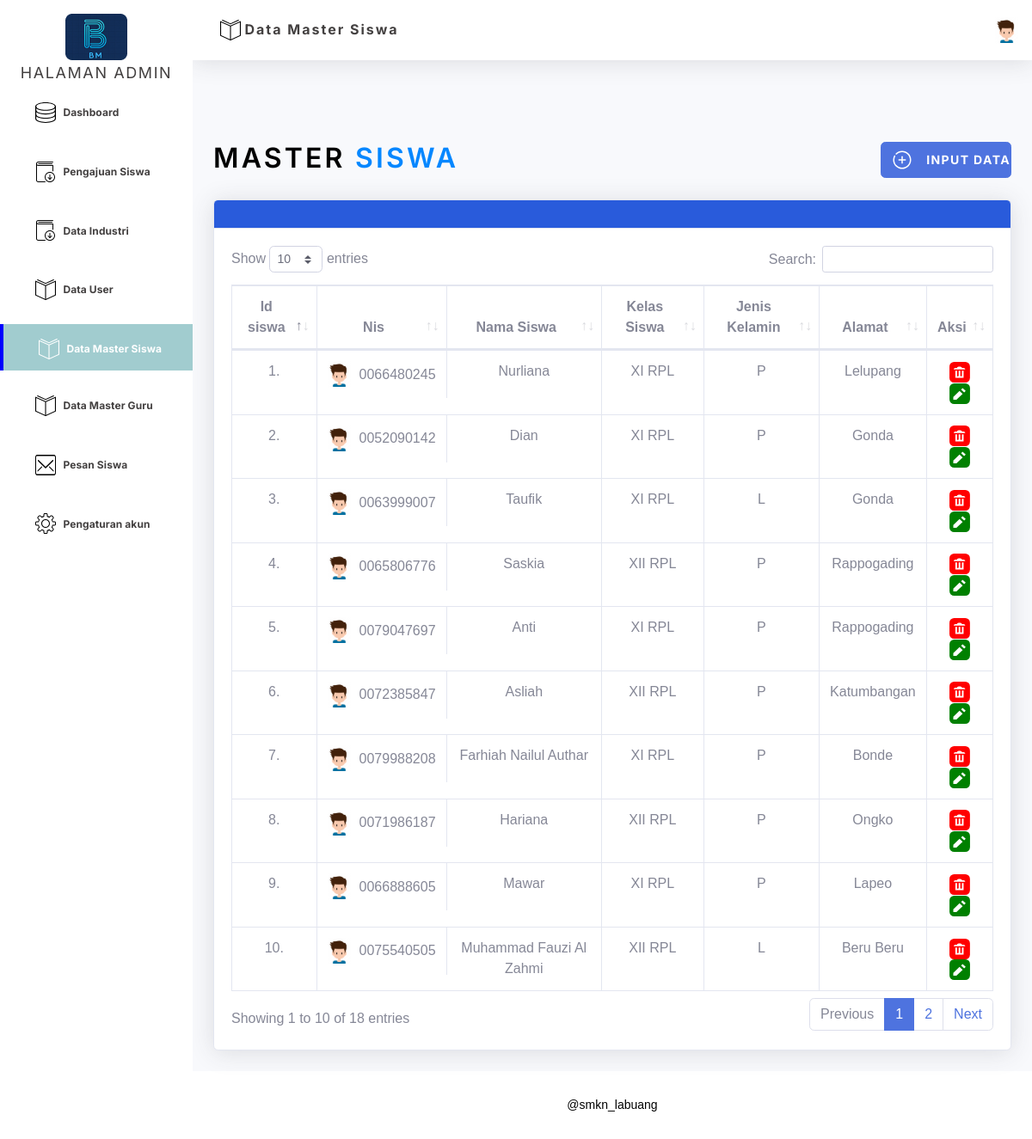
The app's page /halaman_admin/datamastersiswa.php with its own data.
### tables this page shows
CREATE TABLE `tb_siswa` (
  `Id_siswaa` int NOT NULL,
  `Nis` varchar(15) NOT NULL,
  `Nama_siswa` varchar(50) NOT NULL,
  `Kelas_siswa` varchar(50) NOT NULL,
  `Jenis_kelamin` varchar(15) NOT NULL,
  `Foto_siswa` varchar(50) NOT NULL,
  `Alamat` varchar(150) NOT NULL
);

### halaman_admin/datamastersiswa.php (the view, shortened to what this page needs)
<?php
    include 'koneksi.php';
    $query = "SELECT * FROM tb_siswa;";
    $sql = mysqli_query($conn, $query);
    $no = 0;
?>
<!DOCTYPE html>
<html lang="en">
<head>
    <link href="vendor/fontawesome-free/css/all.min.css" rel="stylesheet" type="text/css">
    <link href="css/mastersiswa.css?v1" rel="stylesheet">
    <link href="vendor/datatables/dataTables.bootstrap4.min.css" rel="stylesheet">
</head>
<body id="page-top">
    <div id="wrapper">
        <ul class="navbar-nav bg-gradient-primary sidebar sidebar-dark accordion" id="accordionSidebar">
            <a class="sidebar-brand d-flex align-items-center justify-content-center" href="0index.php">
                <div class="sidebar-brand-icon rotate-n-" style="color: #000;">
                    <i href="0index.php"> <img src="img/Screenshot (7).png" alt=""></i>
                </div>
                <div class="sidebar-brand-text mx-1 mt-1" href="0index.php">HALAMAN ADMIN</div>
            </a>
            <li class="nav-item active">
            <li class="nav-item active">
                <a class="nav-link" href="dashboard.php" aria-label="Dashboard">
                    <span>Dashboard</span>
                </a>
            </li>
            <li class="nav-item">
                <a class="nav-link" href="pengajuansiswa.php"  href="3Pengajuan siswa.html">
                    <span>Pengajuan Siswa</span>
                </a>
            </li>
                <li class="nav-item">
                    <a class="nav-link collapsed" href="dataindustri.php">
                        <span>Data Industri</span>
                    </a>
                </li>
                <li class="nav-item">
                <a class="nav-link" href="user.php">
                    <span>Data User</span>
                </a>
            </li>
            <li class="nav-item">
                <a class="nav-link active" href="datamastersiswa.php">
                    <span>Data Master Siswa</span>
                </a>
            </li>
            <li class="nav-item">
                <a class="nav-link collapsed" href="datamasterguru.php ">
                    <span>Data Master Guru</span>
            </a>
            </li>
            <li class="nav-item">
                <a class="nav-link" href="pesan.php">
                    <span>Pesan Siswa</span></a>
            </li>
            <li class="nav-item">
                <a class="nav-link" href="6Pengaturan.php">
                    <span>Pengaturan akun</span></a>
            </li>
            <div class="text-center d-none d-md-inline">
                <button class="rounded-circle border-0" id="sidebarToggle"></button>
            </div>
        </ul>
        <div id="content-wrapper" class="d-flex flex-column">
            <div id="content">
                <nav class="navbar navbar-expand navbar-light bg-white topbar mb-4 static-top shadow">
                    <form class="d-none d-sm-inline-block form-inline mr-auto ml-md-3 my-2 my-md-0 mw-100 navbar-search">
                        <div class="input-group">
                            <a class="nav-link1" href="4Data master siswa.html" aria-label="Dashboard">
                                <span>Data Master Siswa</span>
                            </a>
                        </div>
                    </form>
                    <ul class="navbar-nav ml-auto">
                        <li class="nav-item dropdown no-arrow">
                            <a class="nav-link1 dropdown-toggle" href="#" id="userDropdown" role="button"
                                data-toggle="dropdown" aria-haspopup="true" aria-expanded="false">
                                <img class="img-profile"
                                    src="img/profil.svg">
                            </a>
                        </li>
                    </ul>
                </nav>
                <div class="container-fluid">
                    <div class="d-sm-flex align-items-center justify-content-between mb-4">
                        <h1 class="text">Master <span>Siswa</span></h1>
                        <a href="4inputsiswa.php" class="btn btn-primary btn-icon-split">
                            <span class="icon text-white-50">
                                <i >
                                </i>
                            </span>
                            <span class="text">INPUT DATA</span>
                        </a>
                    </div>
                    <div class="card shadow mb-4">
                        <div class="card-header py-3"style="background-color: #295BDB; color: white;">
                        </div>
                        <div class="card-body">
                            <div class="table-responsive">
                                <table class="table table-bordered" id="dataTable" width="100%" cellspacing="0">
                                    <thead>
                                        <tr>
                                            <th style="text-align: center;">Id siswa</th>
                                            <th style="text-align: center;">Nis</th>
                                            <th style="text-align: center;">Nama Siswa</th>
                                            <th style="text-align: center;">Kelas Siswa</th>
                                            <th style="text-align: center;">Jenis Kelamin</th>
                                            <th style="text-align: center;">Alamat</th>
                                            <th style="text-align: center;">Aksi</th>
                                        </tr>
                                    </thead>
                                    <tbody>
                                        <?php
                                        while($result = mysqli_fetch_assoc($sql)){
                                        ?>
                                        <tr>
                                            <td style="text-align: center;">
                                            <?php
                                                echo ++$no;
                                                ?>.
                                            </td>
                                            <td style="display: flex; align-items: center; justify-content: center;">
                                            <img src="img/profil.svg" alt="" style="margin-right: 10px;">
                                            <?php
                                                echo $result['Nis'];
                                            ?>
                                            </td>
                                            <td style="text-align: center;">
                                            <?php
                                                echo $result['Nama_siswa'];
                                                ?>
                                            </td>
                                            <td style="text-align: center;">
                                            <?php
                                                echo $result['Kelas_siswa'];
                                                ?>
                                            </td>
                                            <td style="text-align: center;">
                                            <?php
                                                echo $result['Jenis_kelamin'];
                                                ?>
                                            </td>
                                            <td style="text-align: center;">
                                            <?php
                                                echo $result['Alamat'];
                                                ?>
                                            </td>
                                            <td style="text-align: center;">
                                            <a class="nav-link1" href="proses.php?delete=<?php echo $result['Id_siswaa']; ?>" onclick="return confirm('Apakah anda yakin ingin menghapus?')">
                                                </a>
                                                <a class="nav-link1" href="4inputsiswa.php?ubah=<?php echo $result['Id_siswaa']; ?>" aria-label="Dashboard">
                                                </a>
                                        </tr>
                                        <?php
                                        }
                                        ?>
                                    </tbody>
                                </table>
                            </div>
                        </div>
                    </div>
                </div>
            </div>
            <footer class="sticky-footer bg-white">
                <div class="container my-auto">
                    <div class="copyright text-center my-auto">
                        <span> @smkn_labuang</span>
                    </div>
                </div>
            </footer -->
        </div>
    </div>
</body>
</html>

### records on screen
tb_siswa: Nis "0066480245", Nama_siswa "Nurliana", Kelas_siswa "XI RPL", Jenis_kelamin "P", Alamat "Lelupang"
tb_siswa: Nis "0052090142", Nama_siswa "Dian", Kelas_siswa "XI RPL", Jenis_kelamin "P", Alamat "Gonda"
tb_siswa: Nis "0063999007", Nama_siswa "Taufik", Kelas_siswa "XI RPL", Jenis_kelamin "L", Alamat "Gonda"
tb_siswa: Nis "0065806776", Nama_siswa "Saskia", Kelas_siswa "XII RPL", Jenis_kelamin "P", Alamat "Rappogading"
tb_siswa: Nis "0079047697", Nama_siswa "Anti", Kelas_siswa "XI RPL", Jenis_kelamin "P", Alamat "Rappogading"
tb_siswa: Nis "0072385847", Nama_siswa "Asliah", Kelas_siswa "XII RPL", Jenis_kelamin "P", Alamat "Katumbangan"
tb_siswa: Nis "0079988208", Nama_siswa "Farhiah Nailul Authar", Kelas_siswa "XI RPL", Jenis_kelamin "P", Alamat "Bonde"
tb_siswa: Nis "0071986187", Nama_siswa "Hariana", Kelas_siswa "XII RPL", Jenis_kelamin "P", Alamat "Ongko"
tb_siswa: Nis "0066888605", Nama_siswa "Mawar", Kelas_siswa "XI RPL", Jenis_kelamin "P", Alamat "Lapeo"
tb_siswa: Nis "0075540505", Nama_siswa "Muhammad Fauzi Al Zahmi", Kelas_siswa "XII RPL", Jenis_kelamin "L", Alamat "Beru Beru"
